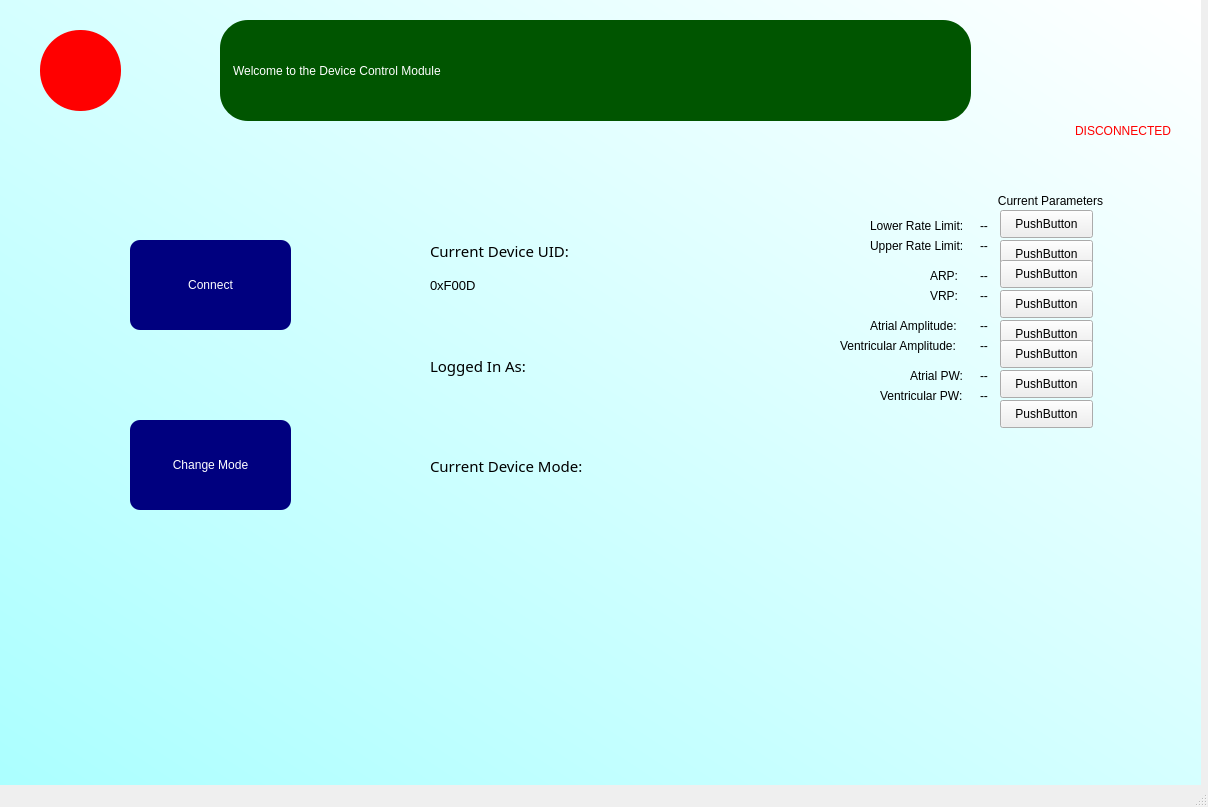
<?xml version="1.0" encoding="UTF-8"?>
<ui version="4.0">
 <class>MainWindow</class>
 <widget class="QMainWindow" name="MainWindow">
  <property name="geometry">
   <rect>
    <x>0</x>
    <y>0</y>
    <width>1208</width>
    <height>807</height>
   </rect>
  </property>
  <property name="windowTitle">
   <string>MainWindow</string>
  </property>
  <widget class="QWidget" name="centralwidget">
   <widget class="QWidget" name="bgWidget" native="true">
    <property name="geometry">
     <rect>
      <x>-10</x>
      <y>0</y>
      <width>1211</width>
      <height>801</height>
     </rect>
    </property>
    <property name="styleSheet">
     <string notr="true">QWidget#bgWidget{
background-color: qlineargradient(spread:reflect, x1:0, y1:1, x2:1, y2:0.00568182, stop:0 rgba(170, 255, 255, 255), stop:1 rgba(255, 255, 255, 255))}</string>
    </property>
    <widget class="QLabel" name="mainTitle">
     <property name="geometry">
      <rect>
       <x>230</x>
       <y>20</y>
       <width>751</width>
       <height>101</height>
      </rect>
     </property>
     <property name="styleSheet">
      <string notr="true">background-color: rgb(0, 85, 0);
color: rgb(255, 255, 255);
font: 24pt &quot;Palatino Linotype&quot;;
padding:10px;
border-radius: 28px;
</string>
     </property>
     <property name="text">
      <string>Welcome to the Device Control Module</string>
     </property>
    </widget>
    <widget class="QPushButton" name="backButton">
     <property name="geometry">
      <rect>
       <x>50</x>
       <y>30</y>
       <width>81</width>
       <height>81</height>
      </rect>
     </property>
     <property name="cursor">
      <cursorShape>PointingHandCursor</cursorShape>
     </property>
     <property name="styleSheet">
      <string notr="true">QPushButton {
	background-color: rgb(255, 0, 0);
	font: 14pt &quot;MS Sans Serif&quot;;
	color: rgb(255, 255, 255);
	border-radius: 40px;
}

QPushButton:hover {
	background-color: rgb(255, 60, 60);
}</string>
     </property>
     <property name="text">
      <string/>
     </property>
     <property name="icon">
      <iconset>
       <normaloff>../../assets/exit.png</normaloff>../../assets/exit.png</iconset>
     </property>
     <property name="iconSize">
      <size>
       <width>35</width>
       <height>35</height>
      </size>
     </property>
    </widget>
    <widget class="QLabel" name="connectedStatusIcon">
     <property name="geometry">
      <rect>
       <x>1080</x>
       <y>25</y>
       <width>101</width>
       <height>91</height>
      </rect>
     </property>
     <property name="text">
      <string/>
     </property>
     <property name="textFormat">
      <enum>Qt::AutoText</enum>
     </property>
     <property name="pixmap">
      <pixmap>../../assets/disconnected.png</pixmap>
     </property>
     <property name="scaledContents">
      <bool>true</bool>
     </property>
    </widget>
    <widget class="QLabel" name="connectedStatusText">
     <property name="geometry">
      <rect>
       <x>1030</x>
       <y>120</y>
       <width>151</width>
       <height>21</height>
      </rect>
     </property>
     <property name="styleSheet">
      <string notr="true">color: red;
font: 75 12pt &quot;MS Shell Dlg 2&quot;;
</string>
     </property>
     <property name="text">
      <string>DISCONNECTED</string>
     </property>
     <property name="alignment">
      <set>Qt::AlignRight|Qt::AlignTrailing|Qt::AlignVCenter</set>
     </property>
    </widget>
    <widget class="QLabel" name="currentParameters">
     <property name="geometry">
      <rect>
       <x>950</x>
       <y>170</y>
       <width>221</width>
       <height>61</height>
      </rect>
     </property>
     <property name="styleSheet">
      <string notr="true">font: 12pt &quot;MS Reference Sans Serif&quot;;</string>
     </property>
     <property name="text">
      <string>Current Parameters</string>
     </property>
     <property name="alignment">
      <set>Qt::AlignCenter</set>
     </property>
    </widget>
    <widget class="QLabel" name="upperLimit">
     <property name="geometry">
      <rect>
       <x>880</x>
       <y>230</y>
       <width>111</width>
       <height>31</height>
      </rect>
     </property>
     <property name="text">
      <string>Upper Rate Limit:</string>
     </property>
    </widget>
    <widget class="QLabel" name="lowerLimit_Value">
     <property name="geometry">
      <rect>
       <x>990</x>
       <y>210</y>
       <width>61</width>
       <height>31</height>
      </rect>
     </property>
     <property name="text">
      <string>--</string>
     </property>
    </widget>
    <widget class="QLabel" name="upperLimit_Value">
     <property name="geometry">
      <rect>
       <x>990</x>
       <y>230</y>
       <width>61</width>
       <height>31</height>
      </rect>
     </property>
     <property name="text">
      <string>--</string>
     </property>
    </widget>
    <widget class="QLabel" name="ARP">
     <property name="geometry">
      <rect>
       <x>940</x>
       <y>260</y>
       <width>61</width>
       <height>31</height>
      </rect>
     </property>
     <property name="text">
      <string>ARP:</string>
     </property>
    </widget>
    <widget class="QLabel" name="VRP">
     <property name="geometry">
      <rect>
       <x>940</x>
       <y>280</y>
       <width>61</width>
       <height>31</height>
      </rect>
     </property>
     <property name="text">
      <string>VRP:</string>
     </property>
    </widget>
    <widget class="QLabel" name="ARP_Value">
     <property name="geometry">
      <rect>
       <x>990</x>
       <y>260</y>
       <width>121</width>
       <height>31</height>
      </rect>
     </property>
     <property name="text">
      <string>--</string>
     </property>
    </widget>
    <widget class="QLabel" name="VRP_Value">
     <property name="geometry">
      <rect>
       <x>990</x>
       <y>280</y>
       <width>101</width>
       <height>31</height>
      </rect>
     </property>
     <property name="text">
      <string>--</string>
     </property>
    </widget>
    <widget class="QLabel" name="AAmp">
     <property name="geometry">
      <rect>
       <x>880</x>
       <y>310</y>
       <width>101</width>
       <height>31</height>
      </rect>
     </property>
     <property name="text">
      <string>Atrial Amplitude:</string>
     </property>
    </widget>
    <widget class="QLabel" name="VAmp">
     <property name="geometry">
      <rect>
       <x>850</x>
       <y>330</y>
       <width>131</width>
       <height>31</height>
      </rect>
     </property>
     <property name="text">
      <string>Ventricular Amplitude:</string>
     </property>
    </widget>
    <widget class="QLabel" name="VAmp_Value">
     <property name="geometry">
      <rect>
       <x>990</x>
       <y>330</y>
       <width>101</width>
       <height>31</height>
      </rect>
     </property>
     <property name="text">
      <string>--</string>
     </property>
    </widget>
    <widget class="QLabel" name="AAmp_Value">
     <property name="geometry">
      <rect>
       <x>990</x>
       <y>310</y>
       <width>121</width>
       <height>31</height>
      </rect>
     </property>
     <property name="text">
      <string>--</string>
     </property>
    </widget>
    <widget class="QLabel" name="VPW_Value">
     <property name="geometry">
      <rect>
       <x>990</x>
       <y>380</y>
       <width>101</width>
       <height>31</height>
      </rect>
     </property>
     <property name="text">
      <string>--</string>
     </property>
    </widget>
    <widget class="QLabel" name="APW">
     <property name="geometry">
      <rect>
       <x>920</x>
       <y>360</y>
       <width>101</width>
       <height>31</height>
      </rect>
     </property>
     <property name="text">
      <string>Atrial PW:</string>
     </property>
    </widget>
    <widget class="QLabel" name="VPW">
     <property name="geometry">
      <rect>
       <x>890</x>
       <y>380</y>
       <width>131</width>
       <height>31</height>
      </rect>
     </property>
     <property name="text">
      <string>Ventricular PW:</string>
     </property>
    </widget>
    <widget class="QLabel" name="APW_Value">
     <property name="geometry">
      <rect>
       <x>990</x>
       <y>360</y>
       <width>121</width>
       <height>31</height>
      </rect>
     </property>
     <property name="text">
      <string>--</string>
     </property>
    </widget>
    <widget class="QWidget" name="infoWidget" native="true">
     <property name="geometry">
      <rect>
       <x>420</x>
       <y>210</y>
       <width>351</width>
       <height>411</height>
      </rect>
     </property>
     <property name="cursor">
      <cursorShape>ArrowCursor</cursorShape>
     </property>
     <property name="styleSheet">
      <string notr="true">QWidget#ParamWidget{border: 5px solid black;}</string>
     </property>
     <widget class="QLabel" name="currentUID">
      <property name="geometry">
       <rect>
        <x>20</x>
        <y>30</y>
        <width>191</width>
        <height>21</height>
       </rect>
      </property>
      <property name="font">
       <font>
        <family>MS Reference Sans Serif</family>
        <pointsize>11</pointsize>
       </font>
      </property>
      <property name="text">
       <string>Current Device UID:</string>
      </property>
     </widget>
     <widget class="QLabel" name="device_Value">
      <property name="geometry">
       <rect>
        <x>20</x>
        <y>60</y>
        <width>271</width>
        <height>31</height>
       </rect>
      </property>
      <property name="font">
       <font>
        <pointsize>10</pointsize>
       </font>
      </property>
      <property name="text">
       <string>0xF00D</string>
      </property>
     </widget>
     <widget class="QLabel" name="user">
      <property name="geometry">
       <rect>
        <x>20</x>
        <y>140</y>
        <width>191</width>
        <height>31</height>
       </rect>
      </property>
      <property name="font">
       <font>
        <family>MS Reference Sans Serif</family>
        <pointsize>11</pointsize>
       </font>
      </property>
      <property name="text">
       <string>Logged In As:</string>
      </property>
     </widget>
     <widget class="QLabel" name="user_Value">
      <property name="geometry">
       <rect>
        <x>20</x>
        <y>180</y>
        <width>271</width>
        <height>31</height>
       </rect>
      </property>
      <property name="font">
       <font>
        <pointsize>10</pointsize>
       </font>
      </property>
      <property name="text">
       <string/>
      </property>
     </widget>
     <widget class="QLabel" name="device_mode">
      <property name="geometry">
       <rect>
        <x>20</x>
        <y>240</y>
        <width>201</width>
        <height>31</height>
       </rect>
      </property>
      <property name="font">
       <font>
        <family>MS Reference Sans Serif</family>
        <pointsize>11</pointsize>
       </font>
      </property>
      <property name="text">
       <string>Current Device Mode:</string>
      </property>
     </widget>
     <widget class="QLabel" name="device_mode_Value">
      <property name="geometry">
       <rect>
        <x>20</x>
        <y>270</y>
        <width>271</width>
        <height>31</height>
       </rect>
      </property>
      <property name="font">
       <font>
        <pointsize>10</pointsize>
       </font>
      </property>
      <property name="text">
       <string/>
      </property>
     </widget>
    </widget>
    <widget class="QLabel" name="lowerLimit">
     <property name="geometry">
      <rect>
       <x>880</x>
       <y>210</y>
       <width>111</width>
       <height>31</height>
      </rect>
     </property>
     <property name="text">
      <string>Lower Rate Limit:</string>
     </property>
    </widget>
    <widget class="QPushButton" name="changemode_Button">
     <property name="geometry">
      <rect>
       <x>140</x>
       <y>420</y>
       <width>161</width>
       <height>90</height>
      </rect>
     </property>
     <property name="cursor">
      <cursorShape>BusyCursor</cursorShape>
     </property>
     <property name="styleSheet">
      <string notr="true">QPushButton {
	color: rgb(255, 255, 255);
	background-color: rgb(0, 0, 127);
	border-radius: 10px;
	
	font: 14pt &quot;MS Reference Sans Serif&quot;;
}

QPushButton:hover {
	background-color: rgb(85, 170, 255);
}</string>
     </property>
     <property name="text">
      <string>Change Mode</string>
     </property>
    </widget>
    <widget class="QPushButton" name="pushButton">
     <property name="geometry">
      <rect>
       <x>1010</x>
       <y>210</y>
       <width>93</width>
       <height>28</height>
      </rect>
     </property>
     <property name="text">
      <string>PushButton</string>
     </property>
    </widget>
    <widget class="QPushButton" name="pushButton_2">
     <property name="geometry">
      <rect>
       <x>1010</x>
       <y>240</y>
       <width>93</width>
       <height>28</height>
      </rect>
     </property>
     <property name="text">
      <string>PushButton</string>
     </property>
    </widget>
    <widget class="QPushButton" name="pushButton_3">
     <property name="geometry">
      <rect>
       <x>1010</x>
       <y>260</y>
       <width>93</width>
       <height>28</height>
      </rect>
     </property>
     <property name="text">
      <string>PushButton</string>
     </property>
    </widget>
    <widget class="QPushButton" name="pushButton_4">
     <property name="geometry">
      <rect>
       <x>1010</x>
       <y>290</y>
       <width>93</width>
       <height>28</height>
      </rect>
     </property>
     <property name="text">
      <string>PushButton</string>
     </property>
    </widget>
    <widget class="QPushButton" name="pushButton_5">
     <property name="geometry">
      <rect>
       <x>1010</x>
       <y>320</y>
       <width>93</width>
       <height>28</height>
      </rect>
     </property>
     <property name="text">
      <string>PushButton</string>
     </property>
    </widget>
    <widget class="QPushButton" name="pushButton_6">
     <property name="geometry">
      <rect>
       <x>1010</x>
       <y>340</y>
       <width>93</width>
       <height>28</height>
      </rect>
     </property>
     <property name="text">
      <string>PushButton</string>
     </property>
    </widget>
    <widget class="QPushButton" name="pushButton_7">
     <property name="geometry">
      <rect>
       <x>1010</x>
       <y>370</y>
       <width>93</width>
       <height>28</height>
      </rect>
     </property>
     <property name="text">
      <string>PushButton</string>
     </property>
    </widget>
    <widget class="QPushButton" name="pushButton_8">
     <property name="geometry">
      <rect>
       <x>1010</x>
       <y>400</y>
       <width>93</width>
       <height>28</height>
      </rect>
     </property>
     <property name="text">
      <string>PushButton</string>
     </property>
    </widget>
    <widget class="QPushButton" name="connection_Button">
     <property name="geometry">
      <rect>
       <x>140</x>
       <y>240</y>
       <width>161</width>
       <height>90</height>
      </rect>
     </property>
     <property name="styleSheet">
      <string notr="true">QPushButton {
	color: rgb(255, 255, 255);
	background-color: rgb(0, 0, 127);
	border-radius: 10px;
	
	font: 14pt &quot;MS Reference Sans Serif&quot;;
}

QPushButton:hover {
	background-color: rgb(85, 170, 255);
}</string>
     </property>
     <property name="text">
      <string>Connect</string>
     </property>
    </widget>
   </widget>
  </widget>
  <widget class="QMenuBar" name="menubar">
   <property name="geometry">
    <rect>
     <x>0</x>
     <y>0</y>
     <width>1208</width>
     <height>26</height>
    </rect>
   </property>
  </widget>
  <widget class="QStatusBar" name="statusbar"/>
 </widget>
 <resources/>
 <connections/>
</ui>
